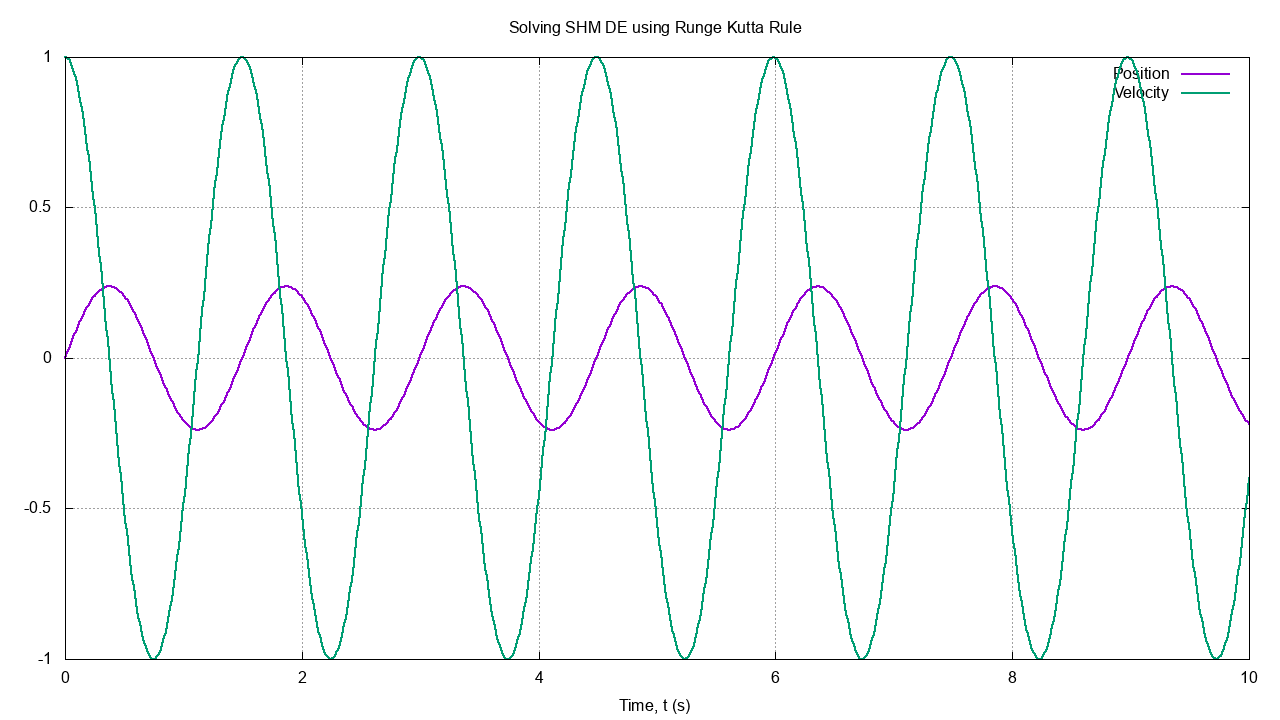

Reproduce this figure in gnuplot.
set title "Solving SHM DE using Runge Kutta Rule"
set xlabel "Time, t (s)"
set grid

set yrange [-1:1]

set terminal png size 1280,720
set output "1_RK.png"
plot "1_RK.dat" u 1:(column("Position")) w l lw 2, "" u 1:(column("Velocity")) w l lw 2

set terminal wxt background '#00222222'
plot "1_RK.dat" u 1:(column("Position")) w l lw 2, "" u 1:(column("Velocity")) w l lw 2
